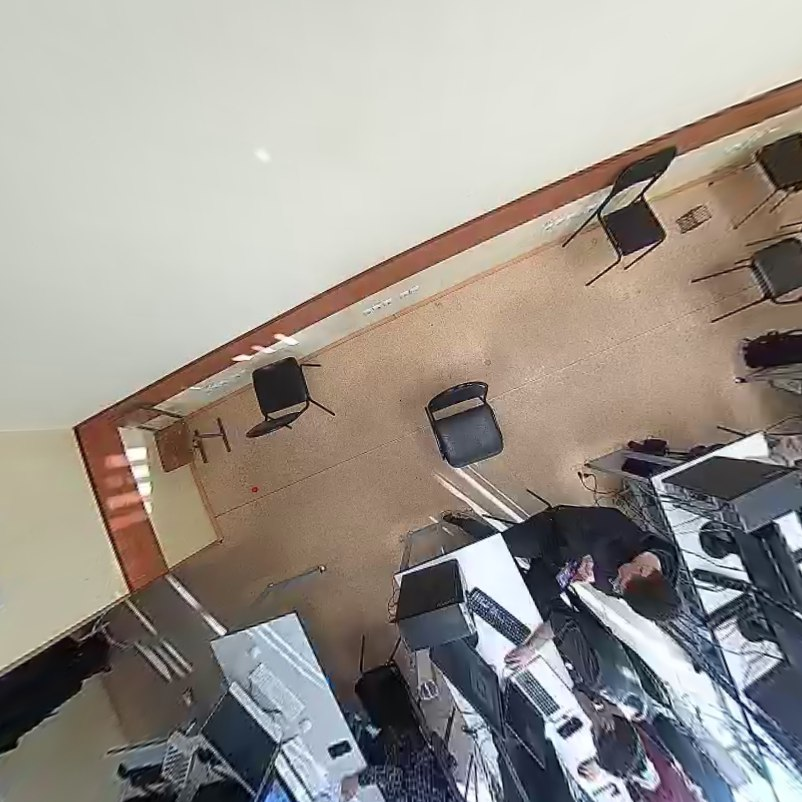
#> input picture src/pathfinder/defisheyed.jpg, 802 x 802 px; its folder holds only this picture in this run
$ python -i detector.py   (imports and definitions only)
#> lines starting #> are read from the running program, lines starting #| are printed output that depends on the picture
### src/camera_tools/detector.py
import cv2
import numpy as np
import math


class DetectableObject:
    def __init__(self, blur_val: int, lowerb: list, upperb: list, ksize: int, area: int = 1000,
                 morph=cv2.MORPH_RECT, single: bool = False):
        self.blur = blur_val
        self.lowerb = lowerb
        self.upperb = upperb
        self.ksize = ksize
        self.area = area
        self.morph = morph
        self.single = single

        self.avg_x = []
        self.avg_y = []

    # [58 lines left out: function proceed, not called in this run]

### src/detector.py
import cv2

from src.camera_tools import sliders
from src.config import *


def create_detector_slides():
    sliders.create_window()
    # TODO
    sliders.create_multiple_settings([('FPS', 40, 400, 0), ('blue_lower', 0, 255, 0), ('green_lower', 50, 255, 0),
                                      ('red_lower', 0, 255, 0), ('blue_upper', 75, 255, 0), ('green_upper', 255, 255, 0),
                                      ('red_upper', 50, 255, 0), ('blur', 3, 30, 0), ('ksize', 30, 50, 0)])


def detect_cubes(frame):
    blur_val, ksize = sliders.gather('blur', 'ksize')
    lowerb = np.array(sliders.gather('blue_lower', 'green_lower', 'red_lower'))
    upperb = np.array(sliders.gather('blue_upper', 'green_upper', 'red_upper'))

    mask = cv2.medianBlur(frame, 1 + blur_val * 2)
    mask = cv2.inRange(mask, lowerb, upperb)
    kernel = cv2.getStructuringElement(cv2.MORPH_RECT, (ksize, ksize))
    mask = cv2.morphologyEx(mask, cv2.MORPH_OPEN, kernel, iterations=1)

    edged = cv2.Canny(mask, 50, 150, apertureSize=3, L2gradient=True)

    contours, hierarchy = cv2.findContours(edged, cv2.RETR_EXTERNAL, cv2.CHAIN_APPROX_NONE)
    contours = sorted(contours, key=cv2.contourArea, )

    for i in range(len(contours)):
        if cv2.contourArea(contours[i]) > 1000:
            frame = cv2.drawContours(frame, contours[i], -1, (0, 255, 0), 3)
            M = cv2.moments(contours[i])
            if M['m00'] != 0:
                cx = int(M['m10'] / M['m00'])
                cy = int(M['m01'] / M['m00'])
            cv2.putText(frame, f'{i}_({cx}:{cy})', (cx + 10, cy - 40), cv2.FONT_HERSHEY_SIMPLEX, 1,
                        (255, 255, 255), 1)

    return frame, edged

>>> import cv2
>>> picture = cv2.imread('pathfinder/defisheyed.jpg', cv2.IMREAD_GRAYSCALE)
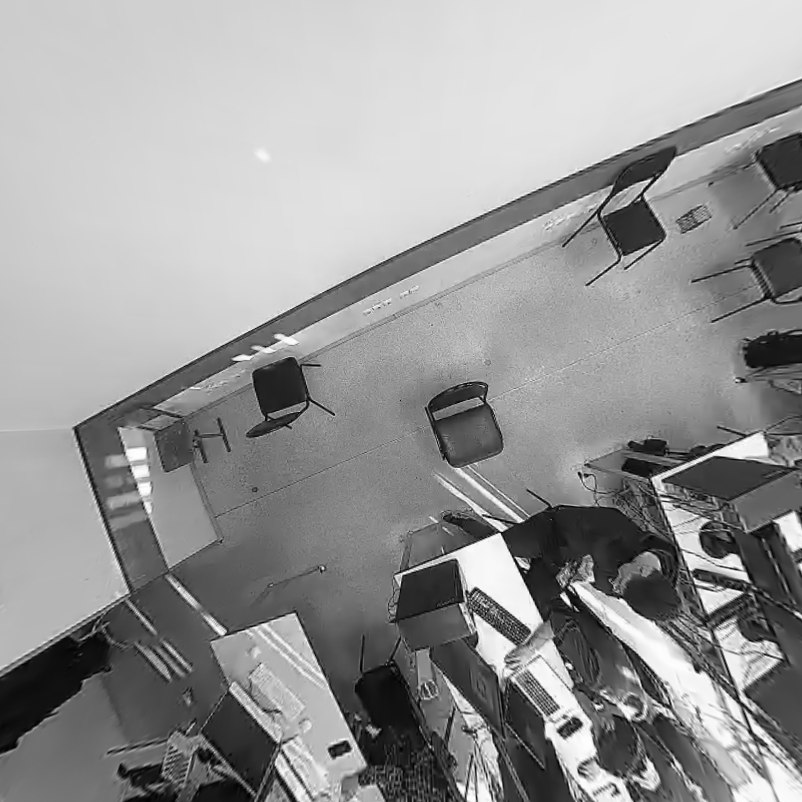
#> picture: shape (802, 802); min 0, max 255, mean 151.2
#> (the run stopped early here; a loop or call above may not have finished)
